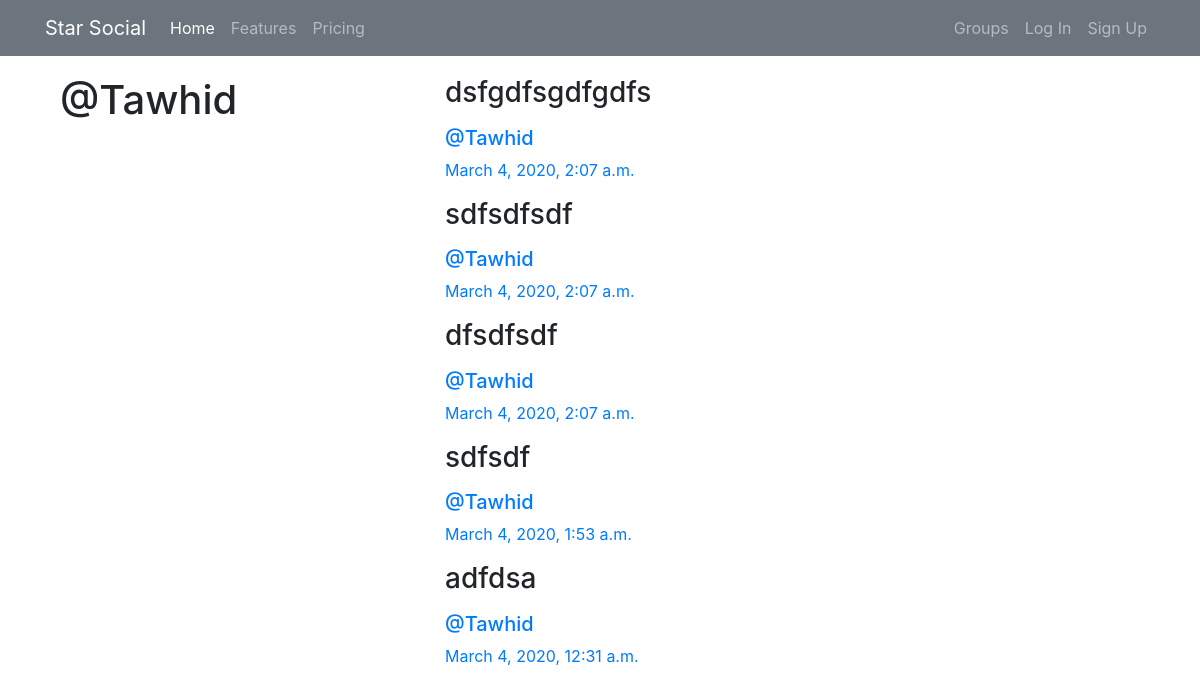
The app's page /posts/by/Tawhid/ with its own data.
### posts/models.py (models this page shows, shortened)
class Post(models.Model):
    user = models.ForeignKey(User,related_name='posts',on_delete=models.CASCADE)
    created_at = models.DateTimeField(auto_now=True)
    message = models.TextField()
    message_html = models.TextField(editable=False)
    group = models.ForeignKey(Group,related_name='posts',null=True,blank=True,on_delete=models.CASCADE)
    class Meta:
        ordering = ['-created_at']
        unique_together = ['user','message']

### posts/views.py (the view)
# urls.py: path('by/<username>/',views.UserPosts.as_view(),name='for_user'),
class UserPosts(generic.ListView):
    model = models.Post
    template_name = 'posts/user_post_list.html'
    def get_queryset(self):
        try:
            self.post_user = User.objects.prefetch_related('posts').get(username__iexact=self.kwargs.get('username'))
        except User.DoesNotExist:
            raise Http404
        else:
            return self.post_user.posts.all()
    def get_context_data(self,**kwargs):
        context = super().get_context_data(**kwargs)
        context['post_user'] = self.post_user
        return context

### posts/templates/posts/user_post_list.html
{% extends 'posts/post_base.html' %}
{% block prepost %}
    <div class="col-md-4">
        <h1>@{{ post_user.username }}</h1>
    </div>
{% endblock %}
{% block post_content %}
    <div class="col-md-8">
        {% for post in post_list %}
            {% include 'posts/_post.html' %}
        {% endfor %}
    </div>
{% endblock %}

### posts/templates/posts/_post.html (shortened to what this page needs)
<div class="post media">
    <div class="col-md-4">
    <h3>{{ post.message_html|safe }}</h3>
    <div class="media-body">
        <h5 class="media-heading">
            <span class="username">
                <a href="{% url 'posts:for_user' username=post.user.username %}">@{{ post.user.username }}</a>
            </span>
        </h5>
        <p>
            <time class="time">
                <a href="{% url 'posts:single' username=post.user.username pk=post.pk %}">{{ post.created_at }}</a>
            </time>
        </p>
    </div>
    </div>
</div>

### static/simplesocial/css/master.css (style rules this page uses)
body { margin: 0; overflow: hidden; }

### records on screen
Post: message_html "dsfgdfsgdfgdfs", user.username "Tawhid", created_at "March 4, 2020, 2:07 a.m."
Post: message_html "sdfsdfsdf", user.username "Tawhid", created_at "March 4, 2020, 2:07 a.m."
Post: message_html "dfsdfsdf", user.username "Tawhid", created_at "March 4, 2020, 2:07 a.m."
Post: message_html "sdfsdf", user.username "Tawhid", created_at "March 4, 2020, 1:53 a.m."
Post: message_html "adfdsa", user.username "Tawhid", created_at "March 4, 2020, 12:31 a.m."

### other values on screen
{{ post_user.username }} "Tawhid"
